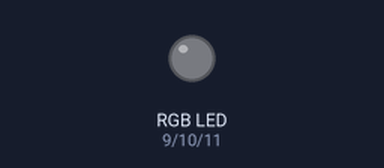
Simulated run of this sketch. Board: Arduino Uno, built with avr-gcc and run on an emulated ATmega328P. Shown: an RGB LED mixed from three pins (HIGH = lit).

Above: at 0.5 s.
At 2.5 s:
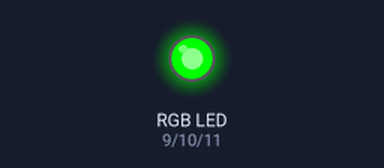
At 3.5 s:
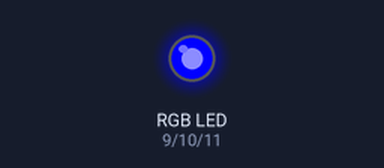
At 4.5 s:
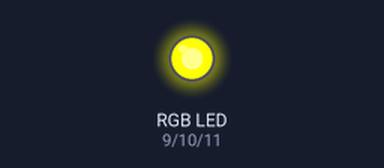
At 6.5 s:
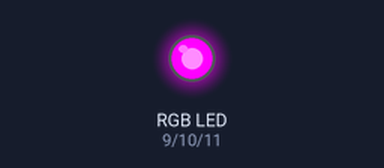
At 9.5 s:
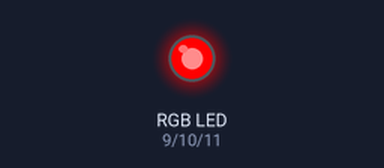
Timing chart, 0 to 10.4 s (numbered marks = the images above):
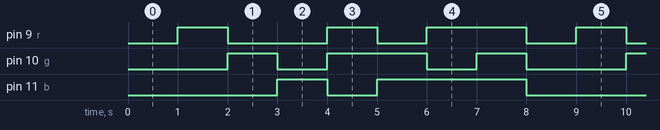

The sketch:

10B_rgb.ino
```cpp
int r = 9, g = 10, b = 11;

void setup() {
  // put your setup code here, to run once:
  pinMode(r, OUTPUT);
  pinMode(g, OUTPUT);
  pinMode(b, OUTPUT);
}

void loop() {
  // put your main code here, to run repeatedly:
  digitalWrite(r,LOW);
  digitalWrite(g,LOW);
  digitalWrite(b,LOW);
  delay(1000);
  digitalWrite(r,HIGH);
  digitalWrite(g,LOW);
  digitalWrite(b,LOW);
  delay(1000);
  digitalWrite(r,LOW);
  digitalWrite(g,HIGH);
  digitalWrite(b,LOW);
  delay(1000);
  digitalWrite(r,LOW);
  digitalWrite(g,LOW);
  digitalWrite(b,HIGH);
  delay(1000);
  digitalWrite(r,HIGH);
  digitalWrite(g,HIGH);
  digitalWrite(b,LOW);
  delay(1000);
  digitalWrite(r,LOW);
  digitalWrite(g,HIGH);
  digitalWrite(b,HIGH);
  delay(1000);
  digitalWrite(r,HIGH);
  digitalWrite(g,LOW);
  digitalWrite(b,HIGH);
  delay(1000);
  digitalWrite(r,HIGH);
  digitalWrite(g,HIGH);
  digitalWrite(b,HIGH);
  delay(1000);
}
```

Measured:
- by itself, pin 9 (r): repeats every 8.0 s: LOW 2.0 s, HIGH 1.0 s, LOW 1.0 s, HIGH 2.0 s, LOW 1.0 s, HIGH 1.0 s
- by itself, pin 10 (g): repeats every 8.0 s: LOW 1.0 s, HIGH 2.0 s, LOW 1.0 s, HIGH 1.0 s, LOW 2.0 s, HIGH 1.0 s
- by itself, pin 11 (b): repeats every 8.0 s: LOW 1.0 s, HIGH 3.0 s, LOW 3.0 s, HIGH 1.0 s
